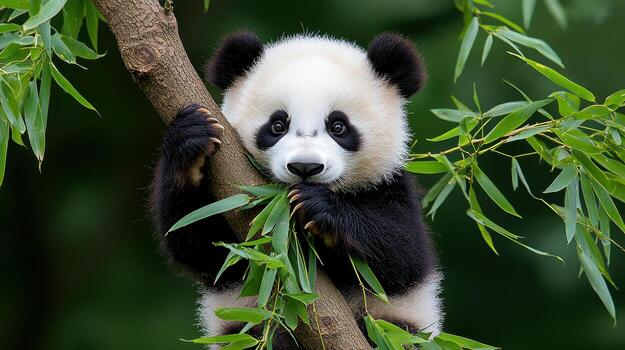
#> input picture codes/images/panda.jpeg, 625 x 350 px
$ jupyter execute gaussianFilter.ipynb
#> lines starting #> are read from the running program, lines starting #| are printed output that depends on the picture
[cell 1]
import pandas as pd
import numpy as np
from PIL import Image

[cell 2]
def gaussian_kernel(size, sigma): #size is the size of the kernel, sigma is the standard deviation
    x = np.linspace(- (size // 2), size // 2, size) # create a 1D array of size 'size' with values from -size//2 to size//2
    x /= np.sqrt(2)*sigma # normalize the values by dividing by sqrt(2)*sigma
    x2 = x**2 # square the values
    kernel = np.exp(- x2[:, None] - x2[None, :]) # create a 2D kernel by applying the Gaussian function to the squared values
    #x2[:, None] creates a column vector.
    #x2[None, :] creates a row vector. -->x^2 + y^2
    return kernel / kernel.sum() # normalize the kernel by dividing by the sum of all elements

[cell 3]
size = 7
sigma = size / 6 # standard deviation is usually set to size/6 for a Gaussian kernel
gauss = gaussian_kernel(size,sigma)
gauss #displays kernel

[cell 4]
dx = dy = size // 2 #for size=7, dx=dy=3, (3,3) is the center of the kernel
gaussMap = {} # create a dictionary to store the gaussian weights for each (i,j) position in the kernel
p = np.linspace(- (size // 2), size // 2, size).astype(int) # create a 1D array of size 'size' with integer values from -size//2 to size//2, which will be used to index the kernel
for i in p: # iterate over the range of the kernel size, which will be used to index the kernel
    for j in p: # iterate over the range of the kernel size, which will be used to index the kernel
        gaussMap[(i,j)] = gauss[dx + i][dx + j] # store the gaussian weight for the (i,j) position in the kernel in the gaussMap dictionary, where dx and dy are used to shift the index to the center of the kernel

[cell 5]
from collections import defaultdict # automatically return 0 for missing keys
def pointCalc(i,j,mat,gaussMap): #compute gaussian filtered value for the pixel at (i,j) in the image matrix 'mat' using the gaussian weights in 'gaussMap'
    p = np.linspace(- (size // 2), size // 2, size).astype(int)
    pixMap = defaultdict(int) #store neighboring pixel value,default value 0
    for dx in p: #moves vertically
        if i + dx >= 0 and i + dx < len(mat): #ensure row inside img
            for dy in p:
                if j + dy >= 0 and j + dy < len(mat[0]):
                    pixMap[(dx,dy)] = mat[i+dx][j+dy] #store pixel value for the (dx,dy) position in the pixMap dictionary, where dx and dy are used to shift the index to the neighboring pixel
    res = 0 #store computed gaussian filter value
    for dx in p:
        for dy in p:
            res += gaussMap[(dx,dy)] * pixMap[(dx,dy)] #gaussian weight * pixel value
    return res

[cell 6]
img = Image.open('images/panda.jpeg').convert('L').resize((640 // 2,426 // 2))
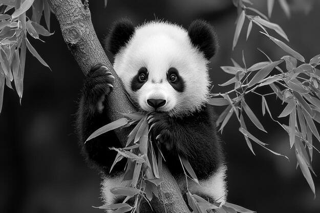
#> img: PIL image 320x213 L; min 0, max 253, mean 68.3
img

[cell 7]
imgMat = np.array(img)
imgMat

[cell 8]
gausImg = imgMat.copy()
for i in range(len(imgMat)):
    for j in range(len(imgMat[0])):
        gausImg[i][j] = pointCalc(i,j,imgMat,gaussMap)
        print(gausImg[i][j],imgMat[i][j])
#> this loop made 213 passes
#> (printed output is left out)
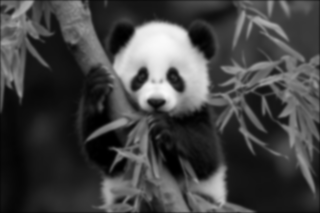
#> gausImg: shape (213, 320); min 0, max 249, mean 67.3
